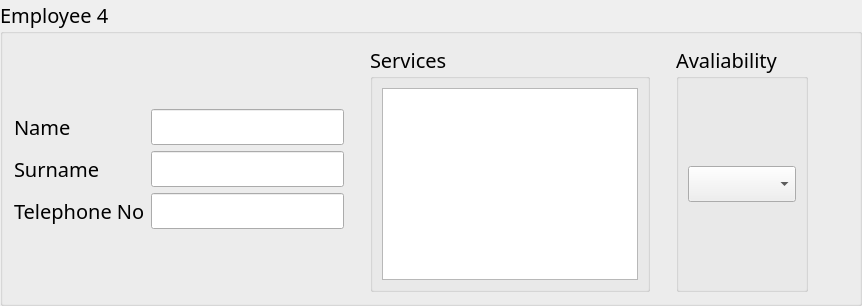
               <widget class="QGroupBox" name="Employee4">
                <property name="sizePolicy">
                 <sizepolicy hsizetype="MinimumExpanding" vsizetype="MinimumExpanding">
                  <horstretch>0</horstretch>
                  <verstretch>0</verstretch>
                 </sizepolicy>
                </property>
                <property name="font">
                 <font>
                  <family>Rockwell</family>
                  <pointsize>15</pointsize>
                 </font>
                </property>
                <property name="title">
                 <string>Employee 4</string>
                </property>
                <layout class="QGridLayout" name="gridLayout_14">
                 <item row="2" column="0">
                  <widget class="QLabel" name="Surname_Label4">
                   <property name="font">
                    <font>
                     <family>Rockwell</family>
                     <pointsize>15</pointsize>
                    </font>
                   </property>
                   <property name="text">
                    <string>Surname</string>
                   </property>
                  </widget>
                 </item>
                 <item row="2" column="1">
                  <widget class="QLineEdit" name="Surname4"/>
                 </item>
                 <item row="2" column="6">
                  <spacer name="horizontalSpacer_18">
                   <property name="orientation">
                    <enum>Qt::Horizontal</enum>
                   </property>
                   <property name="sizeHint" stdset="0">
                    <size>
                     <width>40</width>
                     <height>20</height>
                    </size>
                   </property>
                  </spacer>
                 </item>
                 <item row="1" column="1">
                  <widget class="QLineEdit" name="Name4"/>
                 </item>
                 <item row="3" column="0">
                  <widget class="QLabel" name="Phone_Label4">
                   <property name="font">
                    <font>
                     <family>Rockwell</family>
                     <pointsize>15</pointsize>
                    </font>
                   </property>
                   <property name="text">
                    <string>Telephone No</string>
                   </property>
                  </widget>
                 </item>
                 <item row="3" column="1">
                  <widget class="QLineEdit" name="Phone_No4"/>
                 </item>
                 <item row="1" column="0">
                  <widget class="QLabel" name="Name_Label4">
                   <property name="font">
                    <font>
                     <family>Rockwell</family>
                     <pointsize>15</pointsize>
                    </font>
                   </property>
                   <property name="text">
                    <string>Name</string>
                   </property>
                  </widget>
                 </item>
                 <item row="0" column="1">
                  <spacer name="verticalSpacer_49">
                   <property name="orientation">
                    <enum>Qt::Vertical</enum>
                   </property>
                   <property name="sizeHint" stdset="0">
                    <size>
                     <width>20</width>
                     <height>40</height>
                    </size>
                   </property>
                  </spacer>
                 </item>
                 <item row="4" column="1">
                  <spacer name="verticalSpacer_50">
                   <property name="orientation">
                    <enum>Qt::Vertical</enum>
                   </property>
                   <property name="sizeHint" stdset="0">
                    <size>
                     <width>20</width>
                     <height>40</height>
                    </size>
                   </property>
                  </spacer>
                 </item>
                 <item row="0" column="3" rowspan="5">
                  <widget class="QGroupBox" name="Service4">
                   <property name="sizePolicy">
                    <sizepolicy hsizetype="MinimumExpanding" vsizetype="MinimumExpanding">
                     <horstretch>0</horstretch>
                     <verstretch>0</verstretch>
                    </sizepolicy>
                   </property>
                   <property name="title">
                    <string>Services</string>
                   </property>
                   <layout class="QGridLayout" name="gridLayout_15">
                    <item row="0" column="0">
                     <widget class="QTextEdit" name="TextBox4">
                      <property name="sizePolicy">
                       <sizepolicy hsizetype="MinimumExpanding" vsizetype="MinimumExpanding">
                        <horstretch>0</horstretch>
                        <verstretch>0</verstretch>
                       </sizepolicy>
                      </property>
                     </widget>
                    </item>
                   </layout>
                  </widget>
                 </item>
                 <item row="0" column="2" rowspan="5">
                  <spacer name="verticalSpacer_26">
                   <property name="orientation">
                    <enum>Qt::Vertical</enum>
                   </property>
                   <property name="sizeHint" stdset="0">
                    <size>
                     <width>20</width>
                     <height>40</height>
                    </size>
                   </property>
                  </spacer>
                 </item>
                 <item row="0" column="5" rowspan="5">
                  <widget class="QGroupBox" name="Avaliability4">
                   <property name="sizePolicy">
                    <sizepolicy hsizetype="MinimumExpanding" vsizetype="MinimumExpanding">
                     <horstretch>0</horstretch>
                     <verstretch>0</verstretch>
                    </sizepolicy>
                   </property>
                   <property name="title">
                    <string>Avaliability</string>
                   </property>
                   <layout class="QGridLayout" name="gridLayout_31">
                    <item row="0" column="0">
                     <widget class="QComboBox" name="comboBox4"/>
                    </item>
                   </layout>
                  </widget>
                 </item>
                 <item row="0" column="4" rowspan="5">
                  <spacer name="verticalSpacer_36">
                   <property name="orientation">
                    <enum>Qt::Vertical</enum>
                   </property>
                   <property name="sizeHint" stdset="0">
                    <size>
                     <width>20</width>
                     <height>40</height>
                    </size>
                   </property>
                  </spacer>
                 </item>
                </layout>
               </widget>
